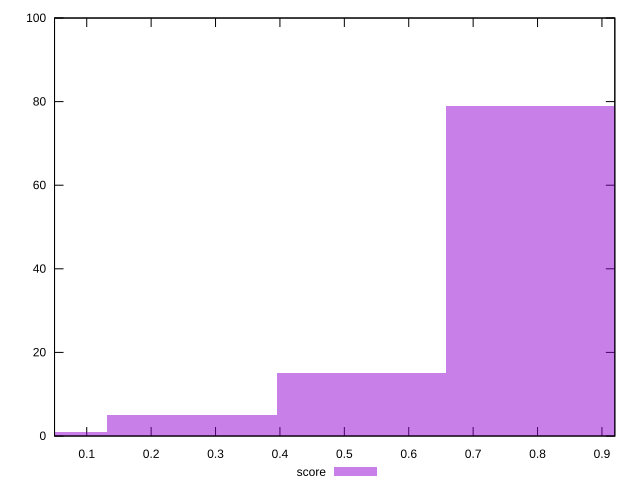

The gnuplot source for this figure:
reset

$score <<EOF
0.7896226266702214 79
0.5264150844468143 15
0.26320754222340714 5
0 1
EOF

set key outside below
set boxwidth 0.26320754222340714
set xrange [0.05:0.92]
set yrange [0:100]
set trange [0:100]
set style fill transparent solid 0.5 noborder
set terminal svg size 640, 490 enhanced background rgb 'white'
set output "reprap/total-blocking-time/samples/pages+cached+noexternal+nomedia+nocss+nojs/score/histogram.svg"

plot $score title "score" with boxes

reset
